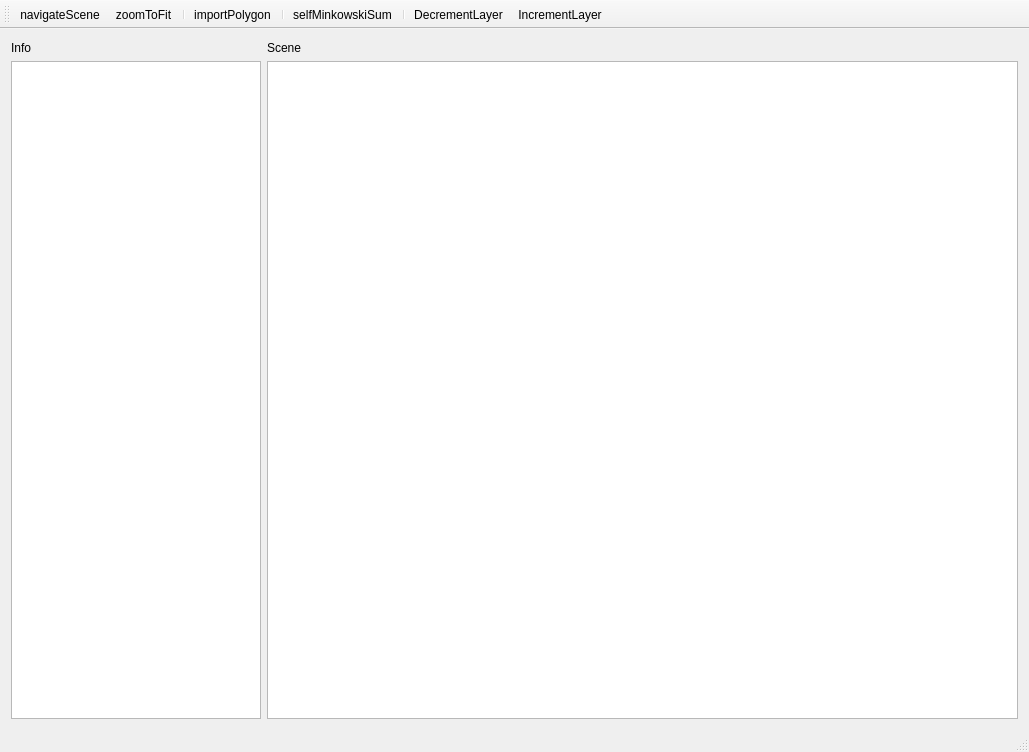
<?xml version="1.0" encoding="UTF-8"?>
<ui version="4.0">
 <class>MainWindow</class>
 <widget class="QMainWindow" name="MainWindow">
  <property name="geometry">
   <rect>
    <x>0</x>
    <y>0</y>
    <width>1029</width>
    <height>752</height>
   </rect>
  </property>
  <property name="windowTitle">
   <string>MainWindow</string>
  </property>
  <widget class="QWidget" name="centralWidget">
   <property name="minimumSize">
    <size>
     <width>0</width>
     <height>0</height>
    </size>
   </property>
   <property name="autoFillBackground">
    <bool>false</bool>
   </property>
   <layout class="QGridLayout" name="gridLayout">
    <item row="0" column="2">
     <widget class="QLabel" name="lblScene">
      <property name="maximumSize">
       <size>
        <width>16777215</width>
        <height>15</height>
       </size>
      </property>
      <property name="text">
       <string>Scene</string>
      </property>
     </widget>
    </item>
    <item row="1" column="2" rowspan="2" colspan="2">
     <widget class="QGraphicsView" name="SceneGraphicsView">
      <property name="sizePolicy">
       <sizepolicy hsizetype="Preferred" vsizetype="Preferred">
        <horstretch>0</horstretch>
        <verstretch>0</verstretch>
       </sizepolicy>
      </property>
      <property name="maximumSize">
       <size>
        <width>16777215</width>
        <height>16777215</height>
       </size>
      </property>
     </widget>
    </item>
    <item row="1" column="0" rowspan="2">
     <widget class="QTextBrowser" name="PolygonInfoTextBrowser">
      <property name="sizePolicy">
       <sizepolicy hsizetype="Preferred" vsizetype="Preferred">
        <horstretch>0</horstretch>
        <verstretch>0</verstretch>
       </sizepolicy>
      </property>
      <property name="maximumSize">
       <size>
        <width>250</width>
        <height>16777215</height>
       </size>
      </property>
     </widget>
    </item>
    <item row="0" column="0">
     <widget class="QLabel" name="lblPolygonParts">
      <property name="text">
       <string>Info</string>
      </property>
     </widget>
    </item>
   </layout>
  </widget>
  <widget class="QStatusBar" name="statusBar"/>
  <widget class="QMenuBar" name="menuBar">
   <property name="geometry">
    <rect>
     <x>0</x>
     <y>0</y>
     <width>1029</width>
     <height>31</height>
    </rect>
   </property>
  </widget>
  <widget class="QToolBar" name="toolBar">
   <property name="windowTitle">
    <string>toolBar</string>
   </property>
   <attribute name="toolBarArea">
    <enum>TopToolBarArea</enum>
   </attribute>
   <attribute name="toolBarBreak">
    <bool>false</bool>
   </attribute>
   <addaction name="actionNavigateScene"/>
   <addaction name="actionZoomToFit"/>
   <addaction name="separator"/>
   <addaction name="actionImportPolygon"/>
   <addaction name="separator"/>
   <addaction name="actionSelfMinkowskiSum"/>
   <addaction name="separator"/>
   <addaction name="actionDecrementLayer"/>
   <addaction name="actionIncrementLayer"/>
  </widget>
  <action name="actionDrawNewPolygon">
   <property name="checkable">
    <bool>true</bool>
   </property>
   <property name="icon">
    <iconset resource="../ResourceFiles/icons.qrc">
     <normaloff>:/icons/pencil.png</normaloff>:/icons/pencil.png</iconset>
   </property>
   <property name="text">
    <string>drawNewPolygon</string>
   </property>
   <property name="toolTip">
    <string>Draw New Polygon</string>
   </property>
  </action>
  <action name="actionImportPolygon">
   <property name="icon">
    <iconset resource="../ResourceFiles/icons.qrc">
     <normaloff>:/icons/import_icon2.png</normaloff>:/icons/import_icon2.png</iconset>
   </property>
   <property name="text">
    <string>importPolygon</string>
   </property>
   <property name="toolTip">
    <string>Import polygon from file</string>
   </property>
  </action>
  <action name="actionNavigateScene">
   <property name="checkable">
    <bool>true</bool>
   </property>
   <property name="icon">
    <iconset resource="../ResourceFiles/icons.qrc">
     <normaloff>:/icons/arrow-all-directions-512.png</normaloff>:/icons/arrow-all-directions-512.png</iconset>
   </property>
   <property name="text">
    <string>navigateScene</string>
   </property>
   <property name="toolTip">
    <string>Navigate Scene</string>
   </property>
  </action>
  <action name="actionSelfMinkowskiSum">
   <property name="icon">
    <iconset resource="../ResourceFiles/icons.qrc">
     <normaloff>:/icons/self_mink_sum.png</normaloff>:/icons/self_mink_sum.png</iconset>
   </property>
   <property name="text">
    <string>selfMinkowskiSum</string>
   </property>
   <property name="toolTip">
    <string>Run Minkowski Sum*</string>
   </property>
  </action>
  <action name="actionZoomToFit">
   <property name="icon">
    <iconset resource="../ResourceFiles/icons.qrc">
     <normaloff>:/icons/zoomToFit.png</normaloff>:/icons/zoomToFit.png</iconset>
   </property>
   <property name="text">
    <string>zoomToFit</string>
   </property>
   <property name="toolTip">
    <string>Zoom to fit</string>
   </property>
  </action>
  <action name="actionIncrementLayer">
   <property name="icon">
    <iconset resource="../ResourceFiles/icons.qrc">
     <normaloff>:/icons/rightArrow.png</normaloff>:/icons/rightArrow.png</iconset>
   </property>
   <property name="text">
    <string>IncrementLayer</string>
   </property>
   <property name="toolTip">
    <string>Next</string>
   </property>
  </action>
  <action name="actionDecrementLayer">
   <property name="icon">
    <iconset resource="../ResourceFiles/icons.qrc">
     <normaloff>:/icons/leftArrow.png</normaloff>:/icons/leftArrow.png</iconset>
   </property>
   <property name="text">
    <string>DecrementLayer</string>
   </property>
   <property name="toolTip">
    <string>Previous</string>
   </property>
  </action>
 </widget>
 <layoutdefault spacing="6" margin="11"/>
 <resources>
  <include location="../ResourceFiles/icons.qrc"/>
 </resources>
 <connections/>
</ui>
